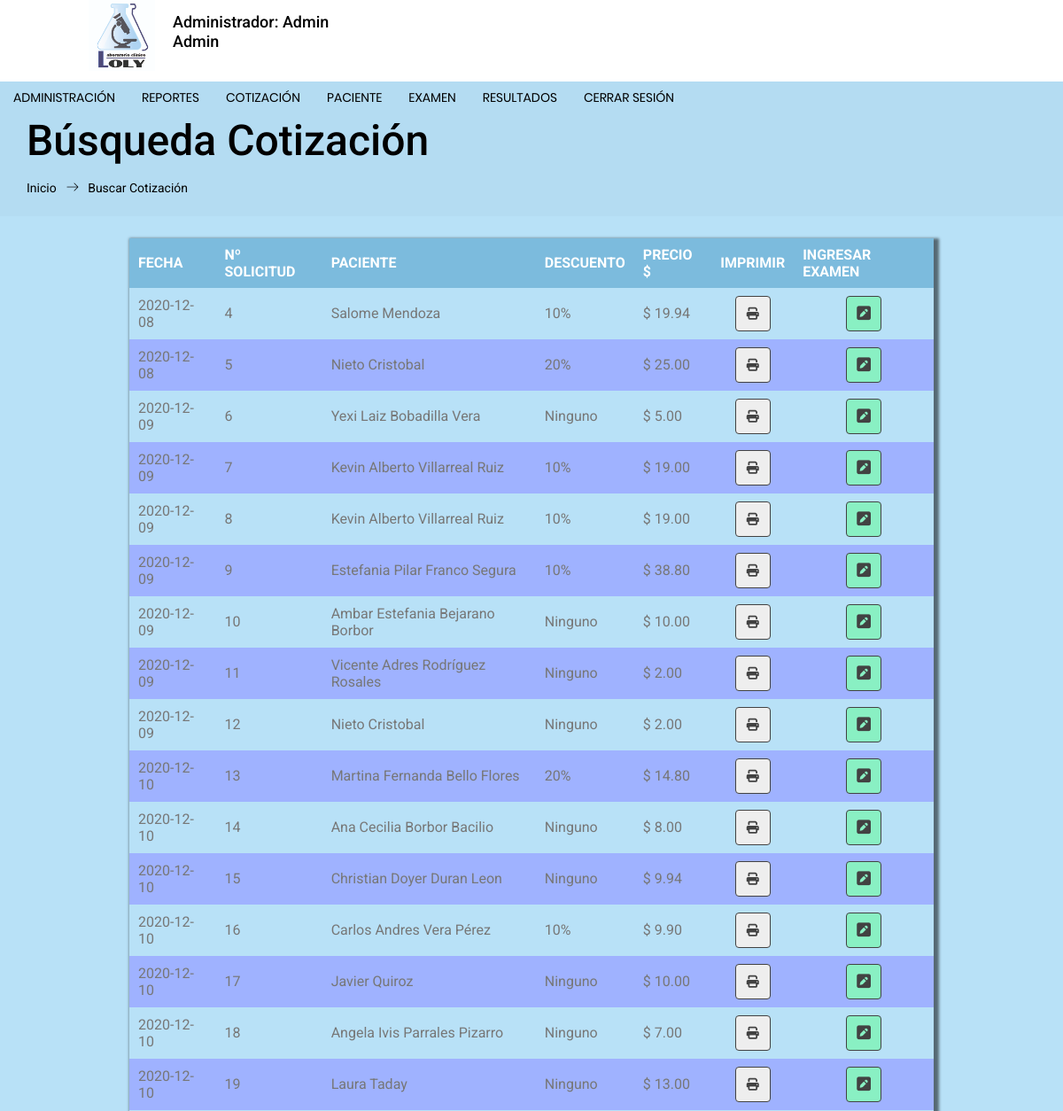
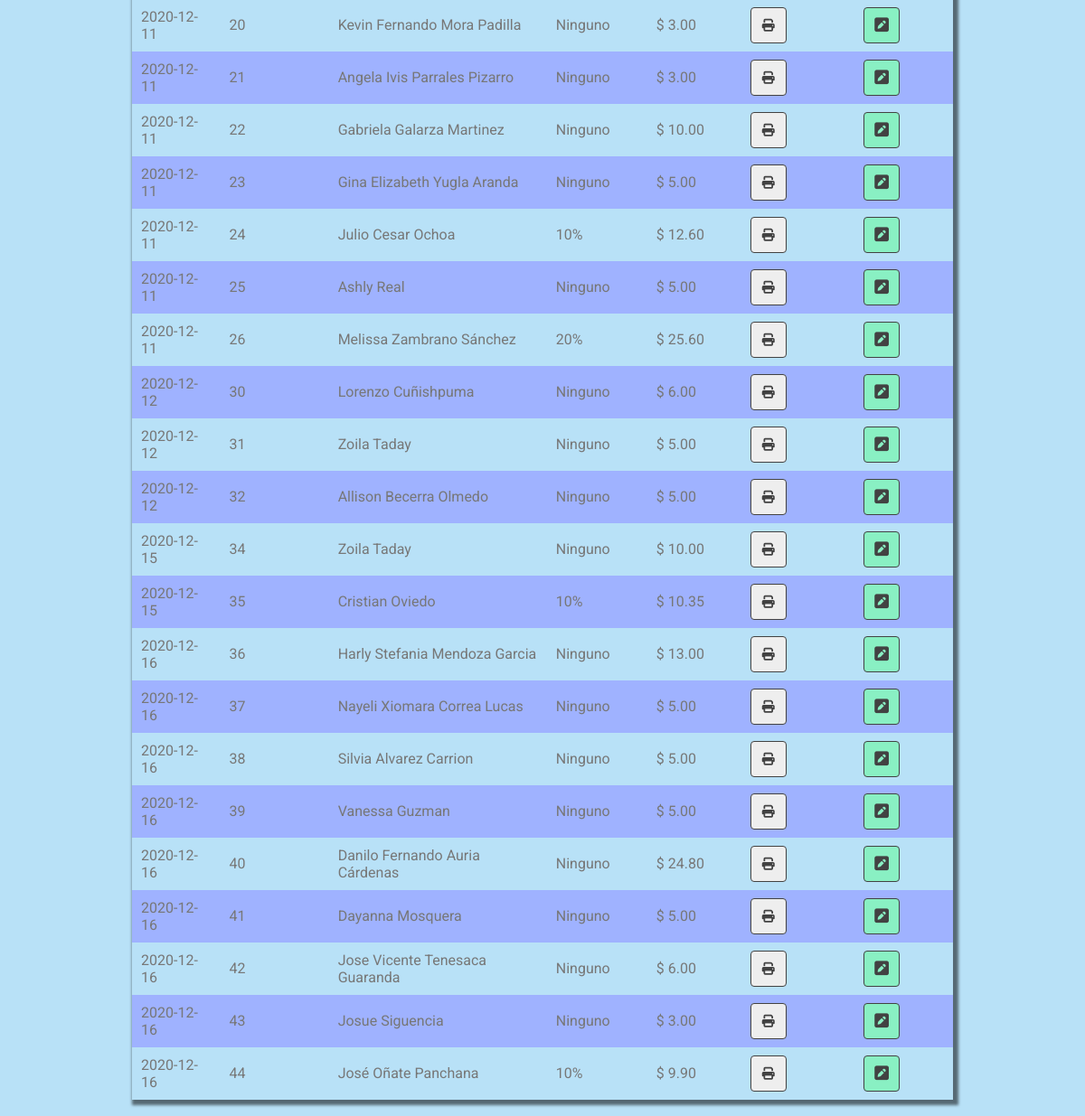
Page /forms/buscar_cotizacion.php (signed in) on the earlier database version (2 pictures, top to bottom).
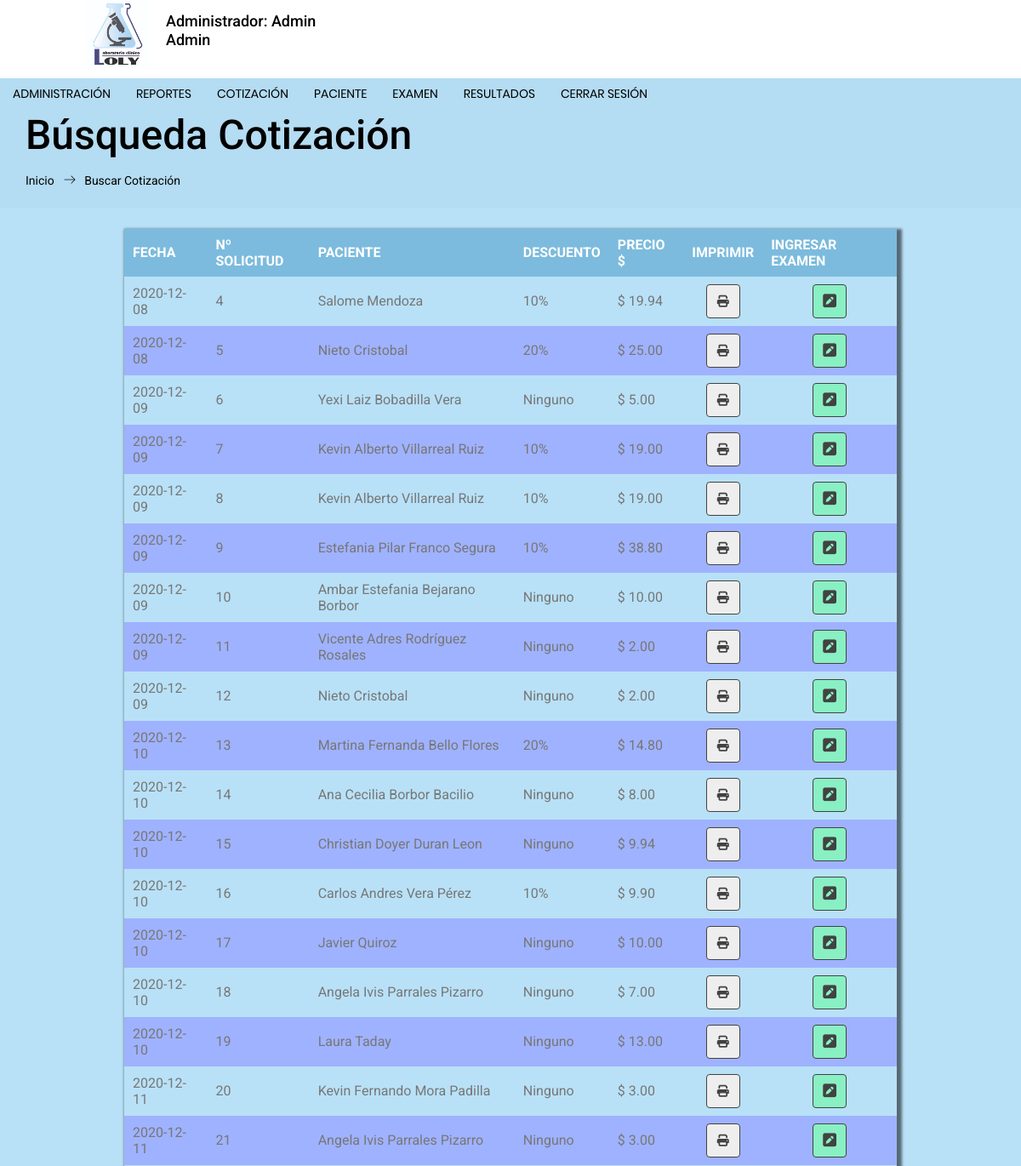
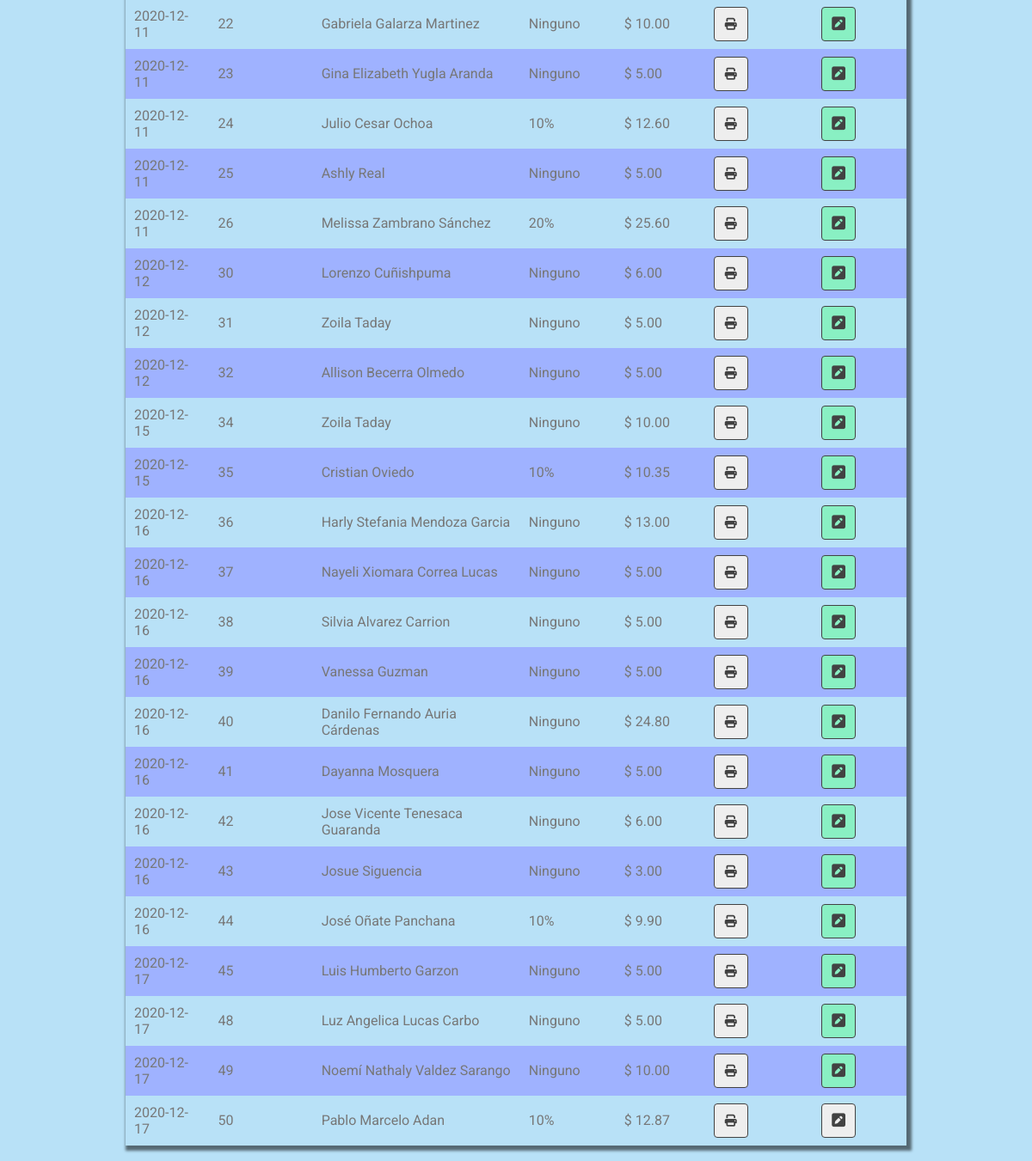
Same page on the later database version (2 pictures, top to bottom).
### tables this page shows
CREATE TABLE `cabecera_cotizacion` (
  `id_cabecera_cotizacion` int(11) NOT NULL AUTO_INCREMENT,
  `fecha` date NOT NULL,
  `solicitud` int(11) NOT NULL,
  `turno` int(11) NOT NULL,
  `costo` double(8,2) NOT NULL,
  `tipo_pago` int(11) NOT NULL,
  `abono` double(8,2) NOT NULL,
  `descuento` int(11) NOT NULL,
  `id_paciente` int(11) NOT NULL,
  `id_estado` int(11) NOT NULL,
  PRIMARY KEY (`id_cabecera_cotizacion`)
);

CREATE TABLE `paciente` (
  `id_paciente` int(11) NOT NULL AUTO_INCREMENT,
  `fecha_ingreso` date NOT NULL,
  `fecha_modificacion` date NOT NULL,
  `nombres` varchar(250) NOT NULL,
  `apellidos` varchar(250) NOT NULL,
  `tipo_identificacion` int(11) NOT NULL,
  `identificacion` varchar(30) NOT NULL,
  `fecha_nacimiento` date NOT NULL,
  `edad` int(11) NOT NULL,
  `telefono` varchar(20) NOT NULL,
  `celular` varchar(20) NOT NULL,
  `correo` varchar(200) NOT NULL,
  `direccion` varchar(300) NOT NULL,
  `observacion` text NOT NULL,
  `paciente_usuario` varchar(250) NOT NULL,
  `paciente_clave` varchar(50) NOT NULL,
  `sexo` int(11) NOT NULL,
  `tipo_paciente` int(11) NOT NULL,
  `estado` int(11) NOT NULL,
  PRIMARY KEY (`id_paciente`),
  KEY `sexo` (`sexo`,`tipo_paciente`),
  KEY `tipo_identificacion` (`tipo_identificacion`),
  KEY `estado` (`estado`)
);

### forms/buscar_cotizacion.php (the view, shortened to what this page needs)
<?php include("cabecera.php"); ?>
<?php include("menu2.php"); ?>
<?php  if ($perfil >= 1){ ?>
<section class="banner_area">
  <div class="banner_inner d-flex align-items-center">
    <div class="container" >
      <div class="banner_content text-left">
        <h2 style="color: #000000">Búsqueda Cotización</h2>
        <div class="page_link">
          <a style="color: #000000" href="inicio.php">Inicio</a>
          <a style="color: #000000" href="busqueda_paciente.php">Buscar Cotización</a>
        </div>
      </div>
    </div>
  </div>
</section>
<div class="container-login100" style="background: #B8E1F7;">
<br><br>
            <div class="table-responsive">
                <div class="cont_tabla">
                    <table class="tabla" >
                        <thead>
                            <tr>
                                <th>FECHA</th>
                                <th>Nº SOLICITUD</th>
                                <th>PACIENTE</th>
                                <th>DESCUENTO</th>
                                <th>PRECIO $</th>
                                <th>IMPRIMIR</th>
                                <th>INGRESAR EXAMEN</th>
                            </tr>
                        </thead>
                        <tr>
                        <?php
                            $consulta3=mysqli_query($con,"SELECT * from cabecera_cotizacion CC inner join paciente P on P.id_paciente=CC.id_paciente ");
                            while($row3=mysqli_fetch_array($consulta3)){
                                if($row3['descuento']=='0'){
                                    $descu="Ninguno";
                                }
                                if($row3['descuento']=='1'){
                                    $descu="10%";
                                }
                                if($row3['descuento']=='2'){
                                    $descu="20%";
                                }
                        ?>
                            <td><?php echo $row3['fecha']; ?> </td>
                            <td><?php echo $row3['solicitud']; ?> </td>
                            <td><?php echo $row3['nombres']." ".$row3['apellidos']; ?> </td>
                            <td><?php echo $descu; ?> </td>
                            <td><?php echo "$ ".$row3['costo']; ?> </td>
                            <td>
                                <div class="cont_tbn_tb">
                                    <a href="report/reporte_cotizacion_vp_cliente_list.php?id=<?php echo $row3['id_cabecera_cotizacion']; ?>" target="_blank">
                                    <button type="button" title="Imprimir" class="modificar" name="button"><i class="fas fa-print"> </i></button>
                                    </a></button>
                                </div>
                            </td>
                            <td>
                              <div class="cont_tbn_tb">
                                <?php if ($row3['id_estado']==1) { ?>
                                <a href="ingreso_examen_xcotizacion.php?idcc=<?php echo $row3['id_cabecera_cotizacion']; ?>">
                                  <button type="button" title="Ingresar" class="modificar" name="button"><i class="fas fa-pen-square" style="font-size: 18px;"></i></button>
                                </a>
                                <?php } else { ?>
                                <button type="button" title="Tiene Datos" class="modificar" name="button" onclick="yatiene()" style="background: #89F0C3;"><i class="fas fa-pen-square" style="font-size: 18px;"></i></button>
                                <?php } ?>
                              </div>
                            </td>
                        </tr>
                        <?php } ?>
                    </table>
                </div>
            </div>
  </div>
</body>
</html>
<?php } ?>

Differences in the rows shown:
added cabecera_cotizacion: fecha "2020-12-17", solicitud "45", id_paciente.nombres "Luis Humberto", id_paciente.apellidos "Garzon", descuento "Ninguno", costo "5.00"
added cabecera_cotizacion: fecha "2020-12-17", solicitud "48", id_paciente.nombres "Luz Angelica", id_paciente.apellidos "Lucas Carbo", descuento "Ninguno", costo "5.00"
added cabecera_cotizacion: fecha "2020-12-17", solicitud "49", id_paciente.nombres "Noemí Nathaly", id_paciente.apellidos "Valdez Sarango", descuento "Ninguno", costo "10.00"
added cabecera_cotizacion: fecha "2020-12-17", solicitud "50", id_paciente.nombres "Pablo Marcelo", id_paciente.apellidos "Adan", descuento "10%", costo "12.87"
